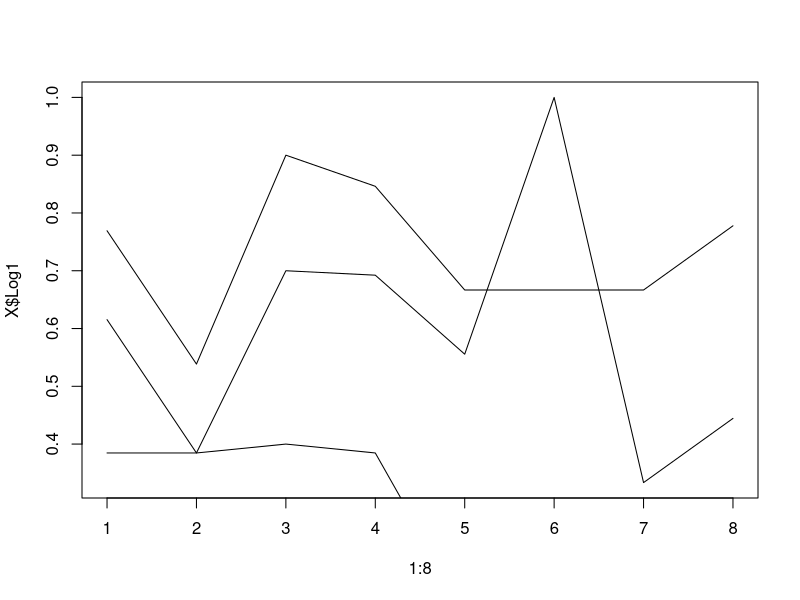

Write the R code that produced this figure.


X = read.csv2("data/accuracy_of_models.csv", sep = ",")
X
head(X)

X$Base1 <- as.numeric(X$Base1)
X$Base2 <- as.numeric(X$Base2)
X$Base3 <- as.numeric(X$Base3)

X$Log1 <- as.numeric(X$Log1)
X$Log2 <- as.numeric(X$Log2)
X$Log3 <- as.numeric(X$Log3)

X$Rand1 <- as.numeric(X$Rand1)
X$Rand2 <- as.numeric(X$Rand2)
X$Rand3 <- as.numeric(X$Rand3)



t.test(X$Base1, X$Log1)
t.test(X$Base1, X$Rand1)
t.test(X$Log1, X$Rand1)

par(mfrow = c(1,1))
plot(1:8, X$Log1, type = 'l')
lines(1:8, X$Base1)
lines(1:8, X$Rand1)

